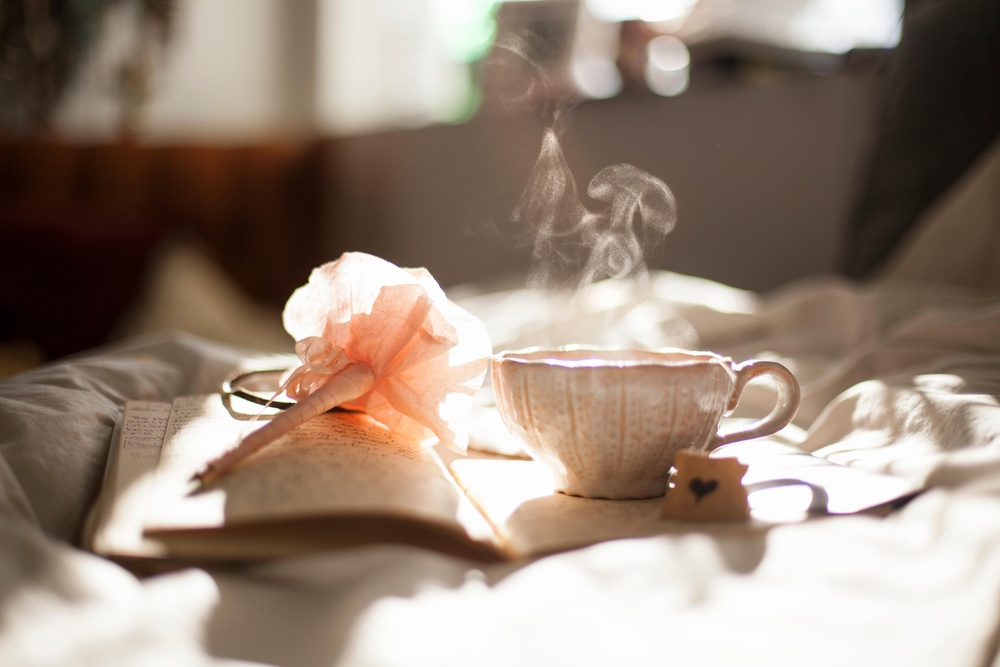
#> input picture Lista 04/Lista 04/xicara.jpg, 1000 x 667 px, shrunk from 5616 x 3744 before the run
$ python exercicio03.py
#> lines starting #> are read from the running program, lines starting #| are printed output that depends on the picture
from PIL import Image

img = Image.open('xicara.jpg')
#> img is the input picture: PIL image 1000x667 RGB; mean R, G, B 151.7, 134.2, 120.7
matriz = img.load()

for i in range(img.size[0]):
    for j in range(img.size[1]):
        r = matriz[i, j][0]
        g = matriz[i, j][1]
        b = matriz[i, j][2]
        p = (int((r + g + b)/3))
        matriz[i,j] = (p, p, p)

img.save('xicaraPB.jpg')
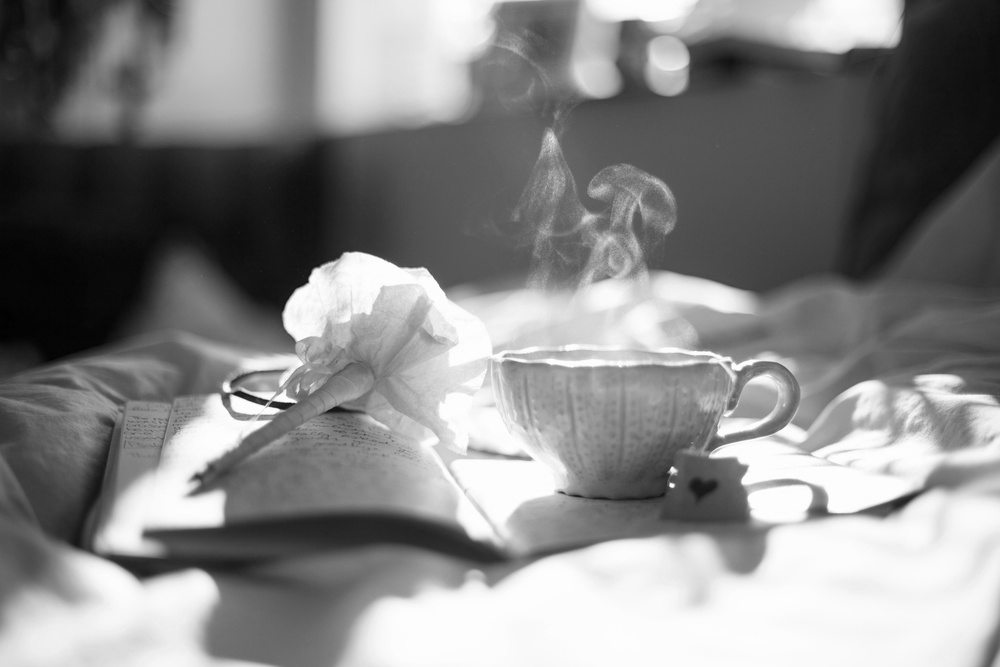
#> saved as xicaraPB.jpg: PIL image 1000x667 RGB; min 1, max 255, mean 135.2

$ run again, with Lista 04/Lista 04/flor.jpg copied over Lista 04/Lista 04/xicara.jpg
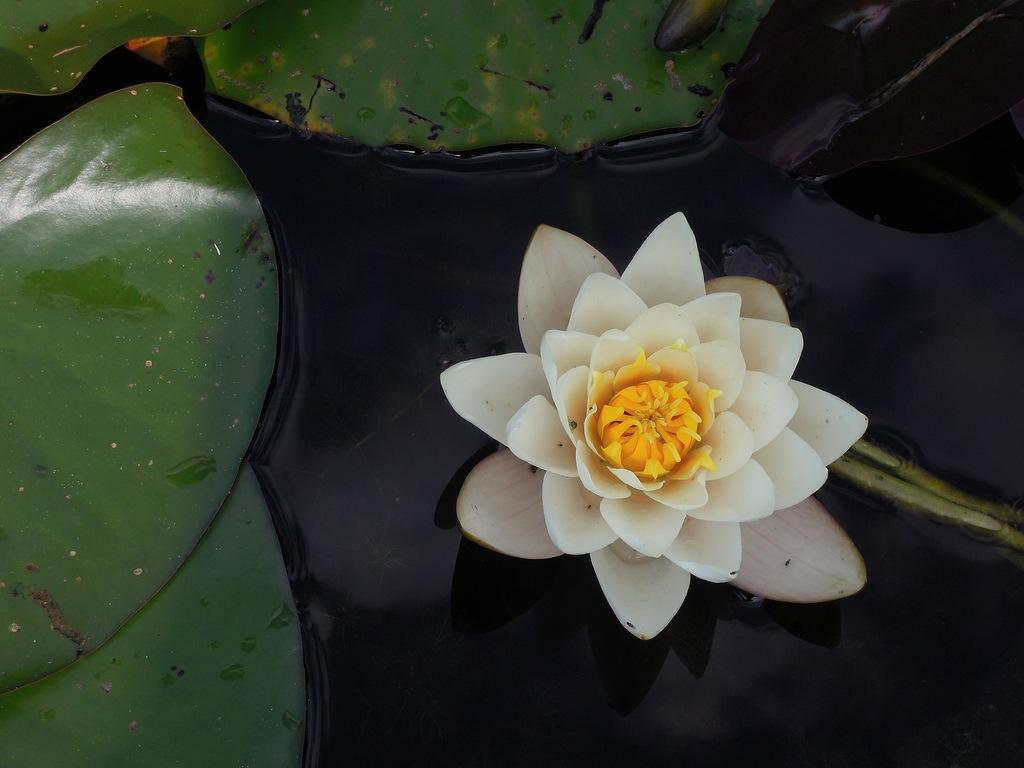
#> input picture Lista 04/Lista 04/flor.jpg, 1024 x 768 px
#> img is the input picture: PIL image 1024x768 RGB; mean R, G, B 52.9, 57.6, 45.7
#> `img.save('xicaraPB.jpg')`:
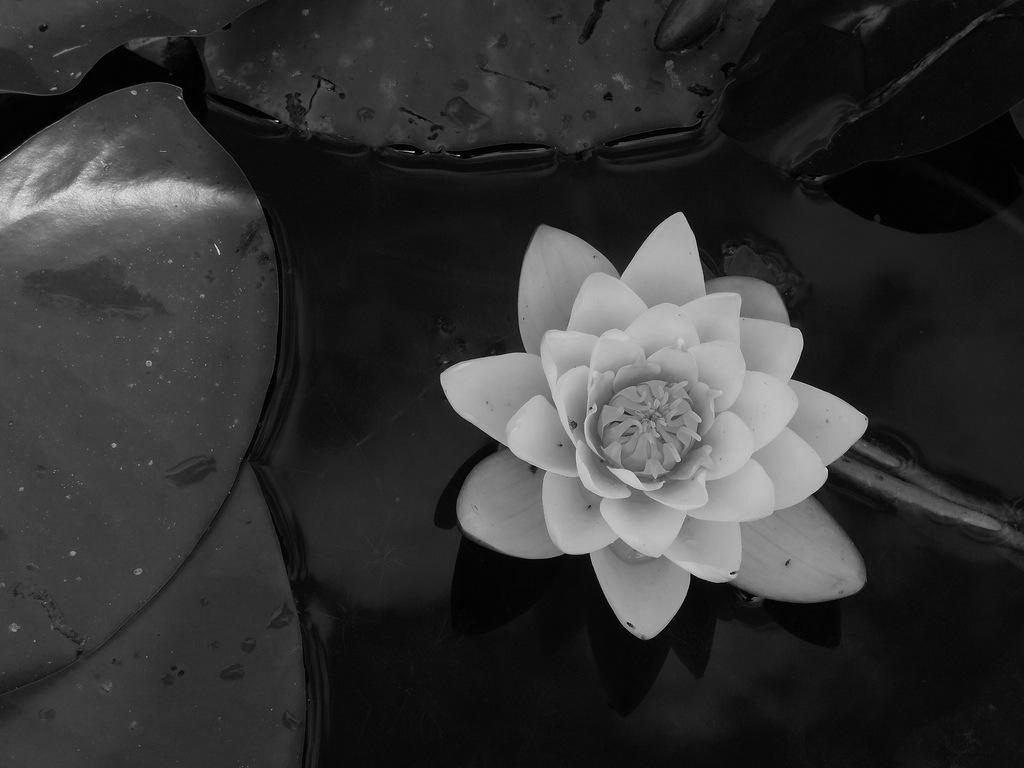
#> saved as xicaraPB.jpg: PIL image 1024x768 RGB; min 0, max 248, mean 51.7
